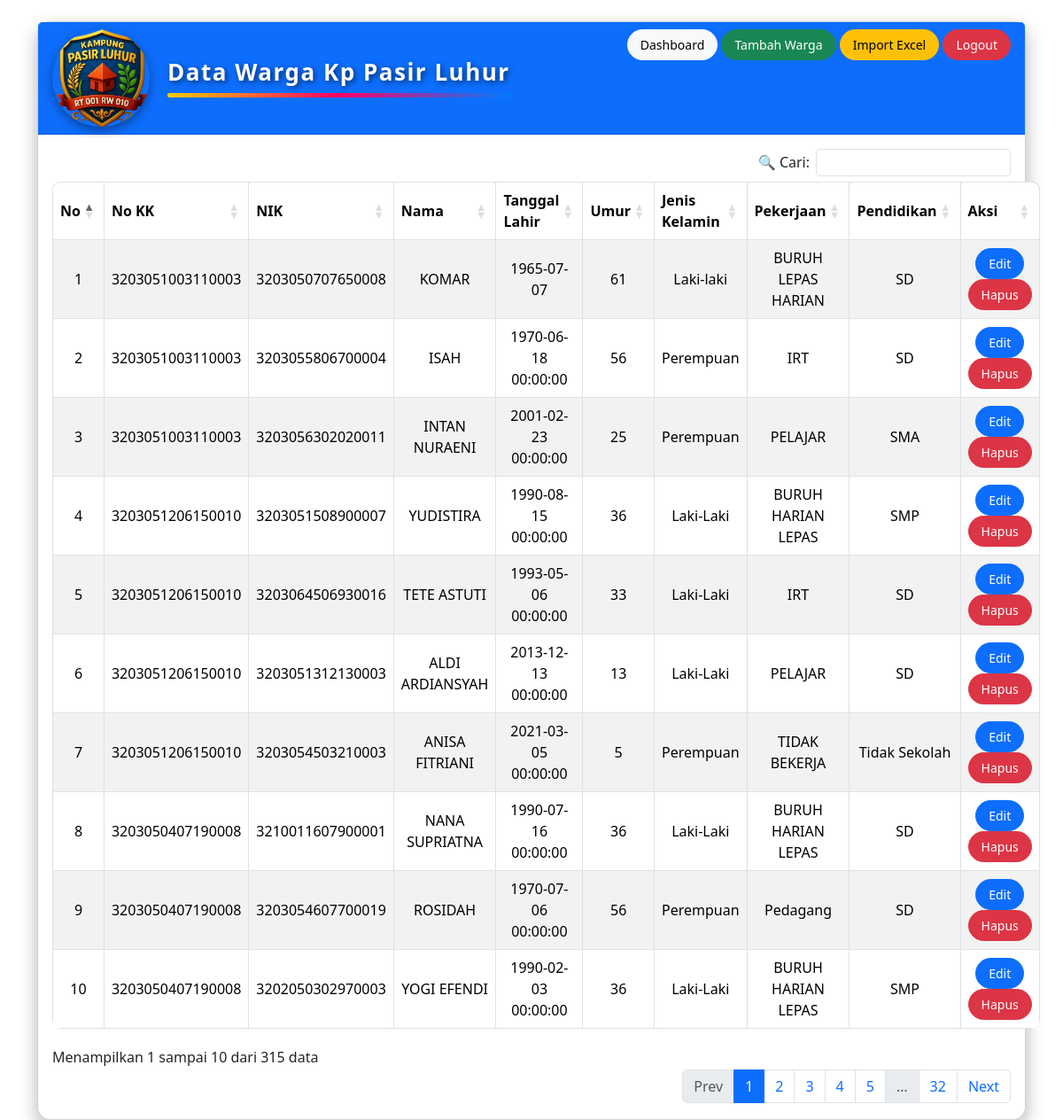
Page /warga (signed in) on the committed database.
### models.py (models this page shows)
class Warga(db.Model):
    id = db.Column(db.Integer, primary_key=True)
    no_kk = db.Column(db.String(20))
    nik = db.Column(db.String(20), unique=True)
    nama = db.Column(db.String(100))
    tanggal_lahir = db.Column(db.String(20))
    umur = db.Column(db.Integer)
    jenis_kelamin = db.Column(db.String(20))
    pekerjaan = db.Column(db.String(100))
    pendidikan = db.Column(db.String(50))

### app.py (the view)
@app.route("/warga")
@login_required
def warga():
    if "admin" not in session:
        return redirect("/")
    data = Warga.query.all()
    return render_template("admin/warga.html", warga=data)

### app.py (called while the page is built)
def login_required(f):
    @wraps(f)
    def decorated_function(*args, **kwargs):
        if "admin" not in session:
            return redirect(url_for("login"))
        return f(*args, **kwargs)
    return decorated_function

### templates/admin/warga.html (shortened to what this page needs)
<!DOCTYPE html>
<html lang="id">
<head>
  <link rel="stylesheet"
        href="https://cdn.jsdelivr.net/npm/bootstrap@5.3.2/dist/css/bootstrap.min.css">
  <link rel="stylesheet"
        href="https://cdn.datatables.net/1.13.6/css/dataTables.bootstrap5.min.css">
  <link rel="stylesheet"
        href="https://cdn.datatables.net/buttons/2.4.1/css/buttons.bootstrap5.min.css">
</head>
<body>
  <div class="container mt-4">
    <div class="card">
      <div class="card-header bg-primary text-white d-flex justify-content-between">
        <div class="header-title">
          <img src="/static/logo.png" class="logo" alt="Logo">
          <h2>Data Warga Kp Pasir Luhur</h2>
        </div>
        <div>
          <a href="/dashboard" class="btn btn-light btn-sm">Dashboard</a>
          <a href="/tambah_warga" class="btn btn-success btn-sm">Tambah Warga</a>
          <a href="/import_warga" class="btn btn-warning btn-sm">Import Excel</a>
          <a href="/logout" class="btn btn-danger btn-sm">Logout</a>
        </div>
      </div>
      <div class="card-body">
        <table class="table table-bordered table-striped" id="wargaTable">
          <thead>
            <tr>
              <th>No</th>
              <th>No KK</th>
              <th>NIK</th>
              <th>Nama</th>
              <th>Tanggal Lahir</th>
              <th>Umur</th>
              <th>Jenis Kelamin</th>
              <th>Pekerjaan</th>
              <th>Pendidikan</th>
              <th>Aksi</th>
            </tr>
          </thead>
          <tbody>
            {% for w in warga %}
            <tr>
              <td>{{ loop.index }}</td>
              <td>{{ w.no_kk }}</td>
              <td>{{ w.nik }}</td>
              <td>{{ w.nama }}</td>
              <td>{{ w.tanggal_lahir }}</td>
              <td>{{ w.umur }}</td>
              <td>{{ w.jenis_kelamin }}</td>
              <td>{{ w.pekerjaan }}</td>
              <td>{{ w.pendidikan }}</td>
              <td>
                <a href="/edit_warga/{{w.id}}" class="btn btn-sm btn-primary">Edit</a>
                <a href="/hapus_warga/{{w.id}}"
                   onclick="return confirm('Yakin hapus data?')"
                   class="btn btn-sm btn-danger">Hapus</a>
              </td>
            </tr>
            {% endfor %}
          </tbody>
        </table>
      </div>
    </div>
  </div>
</body>
</html>

### templates/admin/warga.html (style rules this page uses)
body { background-image: url("/static/bg.jpg"); background-size: cover; background-attachment: fixed; font-family: 'Segoe UI', sans-serif; }
.card { background: rgba(255, 255, 255, 0.95); border-radius: 15px; box-shadow: 0 8px 20px rgba(0,0,0,0.3); animation: fadeIn 1s ease-in-out; }
.logo { width: 110px; border-radius: 50%; box-shadow: 0 4px 12px rgba(0,0,0,0.4); transition: all 0.3s; }
.header-title { display: flex; align-items: center; gap: 20px; }
.header-title h2 { margin: 0; font-size: 26px; font-weight: 800; color: #fff; text-shadow: 2px 2px 6px rgba(0,0,0,0.6); letter-spacing: 1.5px; position: relative; display: inline-block; animation: fadeIn 1.2s ease-in-out; }
.header-title h2::after { content: ""; display: block; width: 100%; height: 5px; margin-top: 8px; border-radius: 3px; background: linear-gradient(90deg, #ffcc00, #ff0066, #007bff); animation: slideIn 1.5s ease-in-out; }
.btn { border-radius: 20px; padding: 6px 14px; font-weight: 500; transition: all 0.3s; }
table { border-radius: 10px; overflow: hidden; }
thead { background: linear-gradient(135deg, #007bff, #0056b3); color: #fff; }
td, th { vertical-align: middle; text-align: center; }

### rows in the picture
Warga: no_kk "3203051003110003", nik "3203050707650008", nama "KOMAR", tanggal_lahir "1965-07-07", umur "61", jenis_kelamin "Laki-laki", pekerjaan "BURUH LEPAS HARIAN", pendidikan "SD"
Warga: no_kk "3203051003110003", nik "3203055806700004", nama "ISAH", tanggal_lahir "1970-06-18 00:00:00", umur "56", jenis_kelamin "Perempuan", pekerjaan "IRT", pendidikan "SD"
Warga: no_kk "3203051003110003", nik "3203056302020011", nama "INTAN NURAENI", tanggal_lahir "2001-02-23 00:00:00", umur "25", jenis_kelamin "Perempuan", pekerjaan "PELAJAR", pendidikan "SMA"
Warga: no_kk "3203051206150010", nik "3203051508900007", nama "YUDISTIRA", tanggal_lahir "1990-08-15 00:00:00", umur "36", jenis_kelamin "Laki-Laki", pekerjaan "BURUH HARIAN LEPAS", pendidikan "SMP"
Warga: no_kk "3203051206150010", nik "3203064506930016", nama "TETE ASTUTI", tanggal_lahir "1993-05-06 00:00:00", umur "33", jenis_kelamin "Laki-Laki", pekerjaan "IRT", pendidikan "SD"
Warga: no_kk "3203051206150010", nik "3203051312130003", nama "ALDI ARDIANSYAH", tanggal_lahir "2013-12-13 00:00:00", umur "13", jenis_kelamin "Laki-Laki", pekerjaan "PELAJAR", pendidikan "SD"
Warga: no_kk "3203051206150010", nik "3203054503210003", nama "ANISA FITRIANI", tanggal_lahir "2021-03-05 00:00:00", umur "5", jenis_kelamin "Perempuan", pekerjaan "TIDAK BEKERJA", pendidikan "Tidak Sekolah"
Warga: no_kk "3203050407190008", nik "3210011607900001", nama "NANA SUPRIATNA", tanggal_lahir "1990-07-16 00:00:00", umur "36", jenis_kelamin "Laki-Laki", pekerjaan "BURUH HARIAN LEPAS", pendidikan "SD"
Warga: no_kk "3203050407190008", nik "3203054607700019", nama "ROSIDAH", tanggal_lahir "1970-07-06 00:00:00", umur "56", jenis_kelamin "Perempuan", pekerjaan "Pedagang", pendidikan "SD"
Warga: no_kk "3203050407190008", nik "3202050302970003", nama "YOGI EFENDI", tanggal_lahir "1990-02-03 00:00:00", umur "36", jenis_kelamin "Laki-Laki", pekerjaan "BURUH HARIAN LEPAS", pendidikan "SMP"
